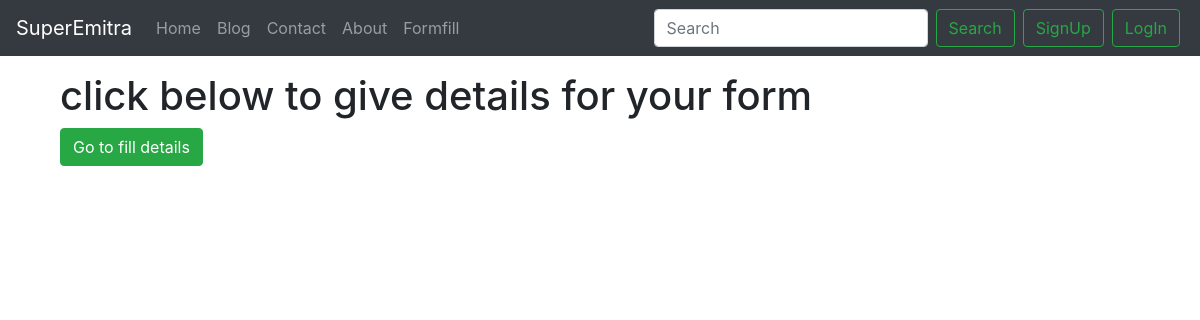
Page /blog/second-post/ on the earlier database version.
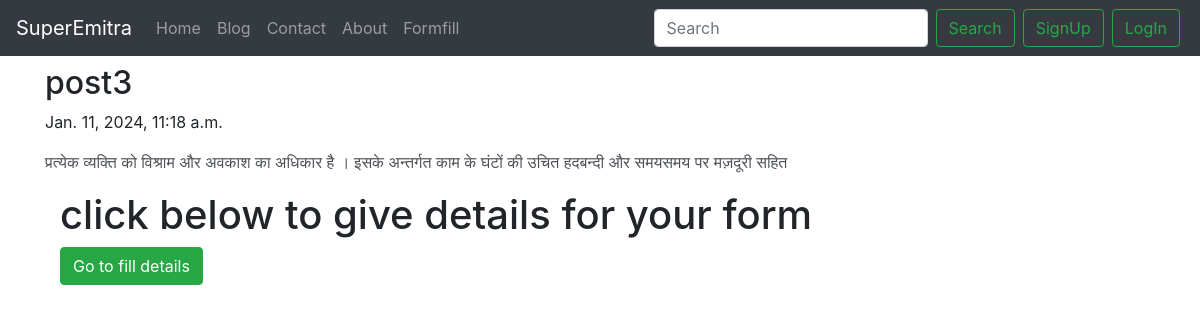
Same page on the later database version.
### blog/models.py (models this page shows, shortened)
class Post(models.Model):
    sno=models.AutoField(primary_key=True)
    title=models.CharField(max_length=100)
    desc=models.CharField(max_length=200,blank=True)
    category=models.CharField(max_length=50,blank=True)
    author=models.CharField(max_length=50,blank=True)
    content=models.TextField()
    blogtype=models.CharField(max_length=100,blank=True)
    slug=models.CharField(max_length=150)
    TimeStamp=models.DateTimeField(blank=True)

### blog/views.py (the view)
# urls.py: path('<str:slug>/',views.blogpost,name='blogpost'),
def blogpost(request,slug):
    post=Post.objects.filter(slug=slug).first()
    context={'post':post}
    return render(request,'blog/blogpost.html',context)

### templates/blog/blogpost.html (shortened to what this page needs)
{% extends "basic.html" %}
{% block body %}
<div class="container my-2">
    <h2 class="blog-post-title">{{post.title}}</h2>
    <p class="blog-post-meta">{{post.TimeStamp}} <a href="#">{{post.stamp}}</a></p>
    <p>{{post.content|safe}}</p>
    <div class="container mb-4">
        <h1 class="mb-2">click below to give details for your form</h1>
        <button type="button" class="btn btn-success">
            <a href="{% url 'formfill' %}  " style="color: white; text-decoration: none;">Go to fill
                details</a></button>
    </div>
</div>
{% endblock %}

Differences in the rows shown:
added Post: title "post3", TimeStamp "Jan. 11, 2024, 11:18 a.m.", content "प्रत्येक व्यक्ति को विश्राम और अवकाश का अधिकार है । इसके अन्तर्गत काम के घंटों की उचित हदबन्दी और समयसमय पर मज़दूरी सहित"
